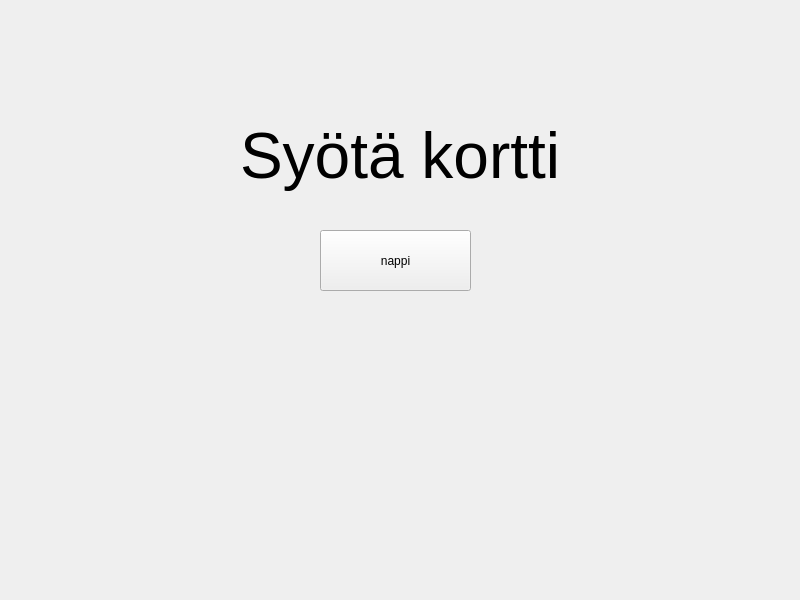
<?xml version="1.0" encoding="UTF-8"?>
<ui version="4.0">
 <class>IdleWindow</class>
 <widget class="QMainWindow" name="IdleWindow">
  <property name="geometry">
   <rect>
    <x>0</x>
    <y>0</y>
    <width>800</width>
    <height>600</height>
   </rect>
  </property>
  <property name="windowTitle">
   <string>IdleWindow</string>
  </property>
  <widget class="QWidget" name="centralwidget">
   <widget class="QLabel" name="otsikko">
    <property name="geometry">
     <rect>
      <x>240</x>
      <y>100</y>
      <width>371</width>
      <height>111</height>
     </rect>
    </property>
    <property name="font">
     <font>
      <pointsize>48</pointsize>
     </font>
    </property>
    <property name="text">
     <string>Syötä kortti</string>
    </property>
   </widget>
   <widget class="QPushButton" name="nappi">
    <property name="geometry">
     <rect>
      <x>320</x>
      <y>230</y>
      <width>151</width>
      <height>61</height>
     </rect>
    </property>
    <property name="text">
     <string>nappi</string>
    </property>
   </widget>
  </widget>
 </widget>
 <resources/>
 <connections/>
</ui>
